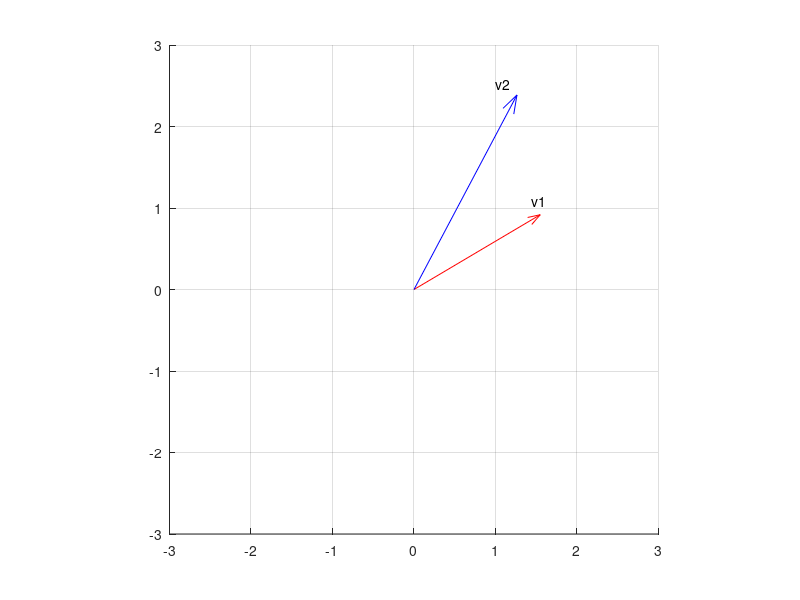
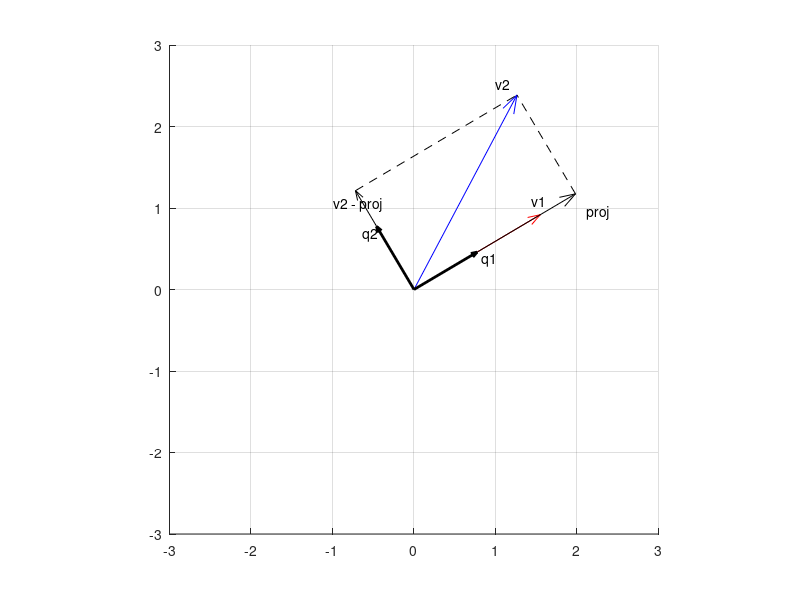

Reproduce these figures in MATLAB, in order.
clc; close all; clear;

G = 1/10 * [0 -1; 1 0];

figure(1);
grid on; hold on;
axis([-3, 3, -3, 3], "square"); hold on;
a = rand();
a = pi / 4 * a;

v1 = [cos(a), -sin(a); sin(a), cos(a)] * [2; 0];

a = rand();
a = pi / 4 * a + pi / 4;

v2 = [cos(a), -sin(a); sin(a), cos(a)] * [3; 0];

quiver(0, 0, v1(1), v1(2), 'MaxHeadSize', 0.05, '-r'); hold on;
c = 0.9 * v1 + G * v1;
text(c(1), c(2), 'v1');

quiver(0, 0, v2(1), v2(2), 'MaxHeadSize', 0.05, '-b'); hold on;
c = 0.9 * v2 + G * v2;
text(c(1), c(2), 'v2');

figure(2);
grid on; hold on;

axis([-3, 3, -3, 3], "square"); hold on;
quiver(0, 0, v1(1), v1(2), 'MaxHeadSize', 0.05, '-r'); hold on;
c = 0.9 * v1 + G * v1;
text(c(1), c(2), 'v1');
quiver(0, 0, v2(1), v2(2), 'MaxHeadSize', 0.05, '-b'); hold on;
c = 0.9 * v2 + G * v2;
text(c(1), c(2), 'v2');

q1 = v1 / norm(v1);
quiver(0, 0, q1(1), q1(2), 'MaxHeadSize', 0.05, '-k', 'LineWidth', 2);
c = 0.9 * q1 + G' * q1;
text(c(1), c(2), 'q1');

proj = (v2' * v1) / (v1' * v1) * v1;
quiver(0, 0, proj(1), proj(2), 'MaxHeadSize', 0.05, '-k', 'LineWidth', 0.5); hold on;
c = 0.9 * proj + G' * proj;
text(c(1), c(2), 'proj');

plot(0.9 * [proj(1), v2(1)], 0.9 * [proj(2), v2(2)], 'LineWidth', 0.5, '-k', 'LineStyle', '--');
plot(0.9 * [v2(1) - proj(1), v2(1)], 0.9 * [v2(2) - proj(2), v2(2)], 'LineWidth', 0.5, 'LineStyle', '--', '-k'); hold on;
v2 -= proj;
quiver(0, 0, v2(1), v2(2), 'MaxHeadSize', 0.05, '-k');
c = 0.9 * v2 + 2 * G * v2;
text(c(1), c(2), 'v2 - proj');

q2 = v2 / norm(v2);
quiver(0, 0, q2(1), q2(2), 'MaxHeadSize', 0.05, '-k', 'LineWidth', 2);
c = 0.9 * q2 + 2 * G * q2;
text(c(1), c(2), 'q2');